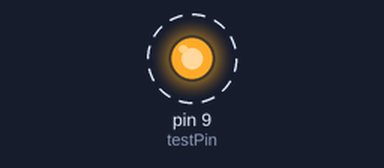
Bench run of a sketch on a simulated Arduino Uno, built with avr-gcc and run on an emulated ATmega328P. Parts: output pins drawn as LEDs (lit = HIGH). Dashed ring = blinking.

Above: at 0.5 s.
Timing chart, 0 to 4.6 s (numbered marks = the images above):
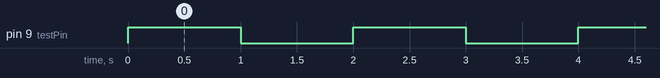

Measured:
- by itself, pin 9 (testPin): alternates HIGH for 1.0 s and LOW for 1.0 s

The sketch:

pin9Test.ino
```cpp
int testPin = 9;


void setup() {
  // put your setup code here, to run once:

  Serial.begin(9600);
  pinMode(testPin,OUTPUT);
}

void loop() {
  // put your main code here, to run repeatedly:

  digitalWrite(testPin,HIGH);
  delay(1000);

  digitalWrite(testPin,LOW);
  delay(1000);
}
```
